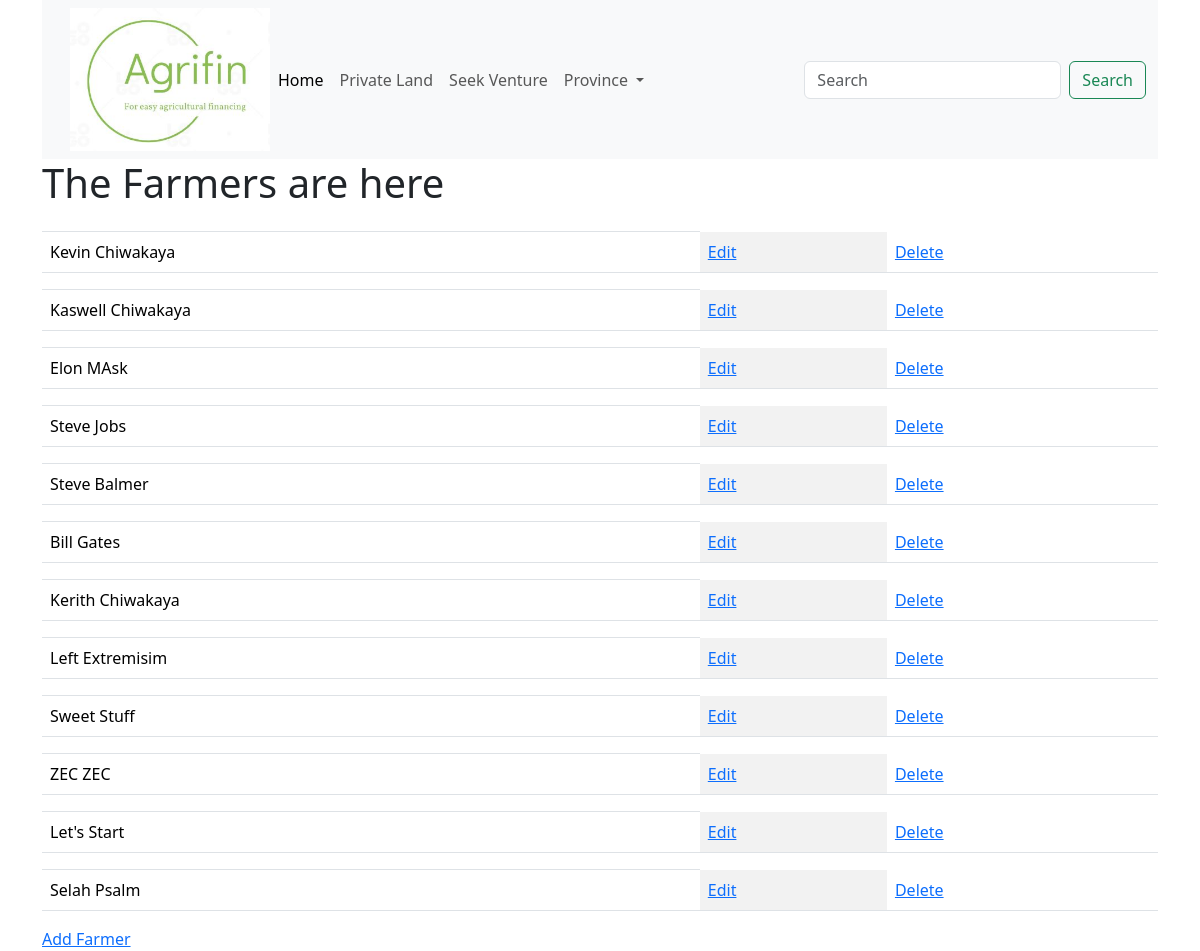
The app's page /farmers/, older data.
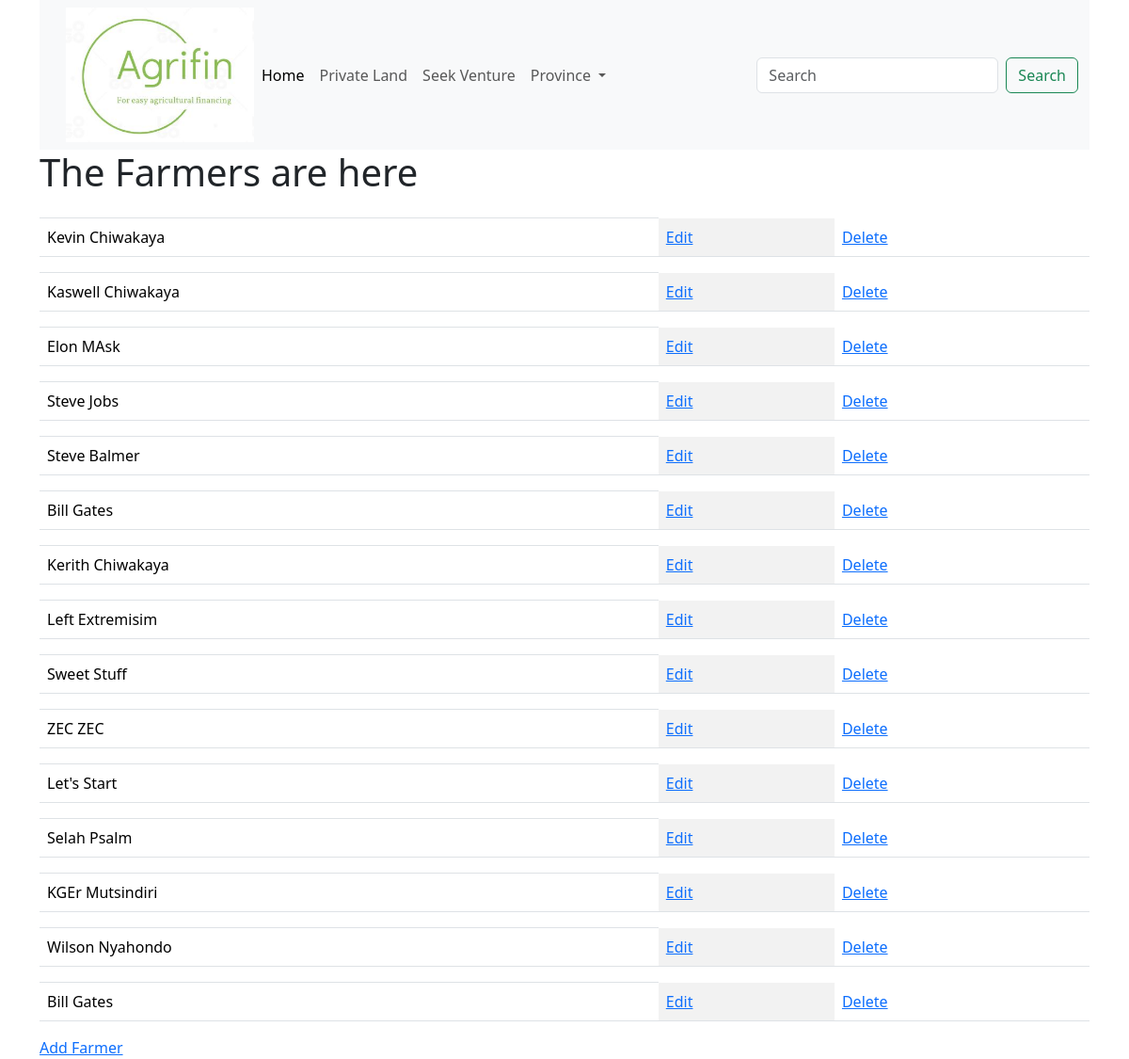
The same page, newer data.
### farmersapp/models.py (models this page shows, shortened)
class Farmer(models.Model):
    gender = (
   ('M','Male'),
   ('F','Female'),
   )
    name = models.CharField(max_length=250)
    othername = models.CharField(max_length=250,null=True, blank=True)
    surname = models.CharField(max_length=250)
    phone = models.CharField(max_length=20)
    address = models.CharField(max_length=250)
    gender = models.CharField(max_length=10,choices=gender)
    national_id = models.CharField(max_length=30,null =True,unique=True,editable=True,blank=False)
    id = models.UUIDField(default=uuid.uuid1,unique=True,primary_key=True,editable=False)

### farmersapp/views.py (the view)
# urls.py: path("farmers/",views.farmers,name="farmers"),
def farmers(request):
    mfarmers = Farmer.objects.all()
    context = {'mfarmers': mfarmers}
    return render(request,'farmers.html',context)

### farmersapp/templates/farmers.html (shortened to what this page needs)
{%extends 'main.html'%}
  {% load bootstrap5 %}
{%block content%}
<h1>The Farmers are here</h1>
<table class="table table-striped-columns">
  {%for farmer in mfarmers%}
  <th></th>
  <tr>
  <td>{{farmer.name}} {{farmer.surname}}</td>
  <td><a href="{% url 'updatefarmer' farmer.id %}">Edit</a></td>
  <td><a href="{% url 'deletefarmer' farmer.id %}">Delete</a></td>
</tr>
  {%endfor%}
</table>
<a href="{% url 'createfarmer'%}">Add Farmer</a>
</html>
{%endblock%}

Row changes from the older to the newer data that the page shows:
added Farmer: name "KGEr", surname "Mutsindiri"
added Farmer: name "Wilson", surname "Nyahondo"
added Farmer: name "Bill", surname "Gates"
